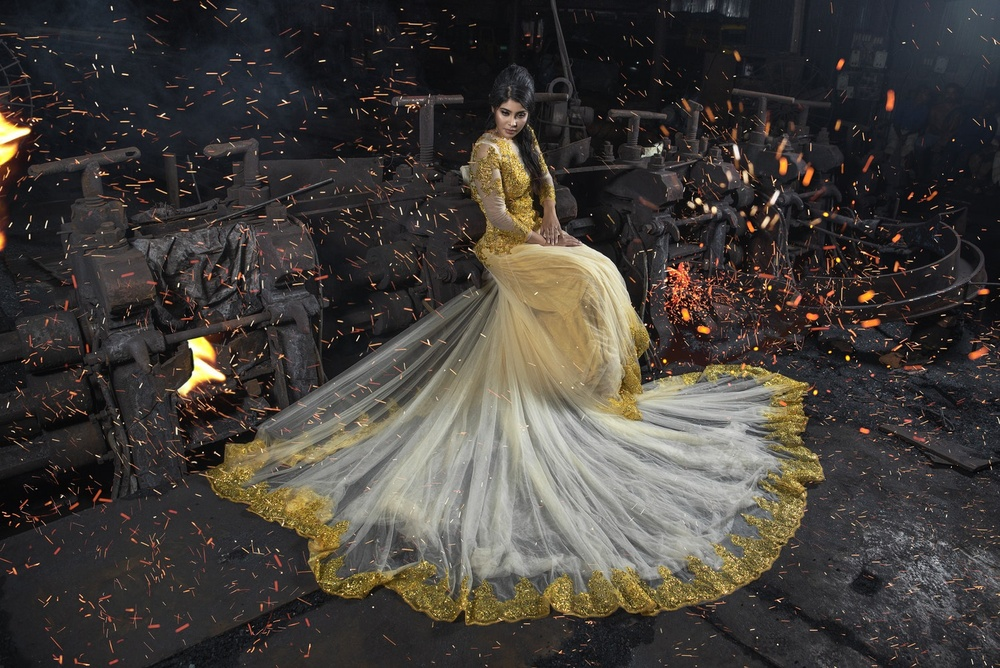
#> input picture Organized codes/test.jpeg, 1000 x 668 px, shrunk from 1498 x 1000 before the run
$ jupyter execute --allow-errors 'Core DSP.ipynb'   (shell and % lines are left out)
#> lines starting #> are read from the running program, lines starting #| are printed output that depends on the picture
# ------------------------------------------------- Core DSP: -----------------------------------------

### Task#07: Implement some basic systems like Adder, Multiplier, Delay, Advanced, Fold etc.

[cell 1]
import matplotlib.pyplot as plt
fig = plt.figure(figsize= [16,9])

[cell 2]
def Adder(x1,ind1,x2,ind2):
#> called with ind1 = 4, ind2 = 3
    mn = max(ind1,ind2)
    l1 = len(x1)
    l2 = len(x2)
    mx = max(l1-ind1,l2-ind2)
    l = len(x1)
    y = []
    for i in range(-mn,mx,1):
        v1 = 0
        v2 = 0
        j = ind1 + i
        if j >= 0 and j < l1:
            v1 = x1[j]
        j = ind2+i
        if j >= 0 and j < l2:
            v2 = x2[j]
        v = v1+v2
        y.append(v)
    return y, mn

def Constant_Multiplier(mul, x):
#> called with mul = 5
    l = len(x)
    y = []
    for i in range(l):
        y.append( (x[i]) * mul )
    return y

def Multiplier(x1,ind1,x2,ind2):
#> called with ind1 = 4, ind2 = 3
    mn = max(ind1,ind2)
    l1 = len(x1)
    l2 = len(x2)
    mx = max(l1-ind1,l2-ind2)
    l = len(x1)
    y = []
    for i in range(-mn,mx,1):
        v1 = 0
        v2 = 0
        j = ind1 + i
        if j >= 0 and j < l1:
            v1 = x1[j]
        j = ind2+i
        if j >= 0 and j < l2:
            v2 = x2[j]
        v = v1*v2
        y.append(v)
    return y, mn


def Delay(d, x, ind):
#> called with d = 3, ind = 4
    ind = ind-d
    mn = min(ind,0)
    l = len(x)
    y = []
    for i in range(mn,l,1):
        if i < 0:
            y.append(0)
        else:
            y.append(x[i])
    return y, max(ind,0)

def Advance(d, x, ind):
#> called with d = 3, ind = 4
    ind = ind+d
    l = len(x)
    mx = max(ind,l-1)
    y = []
    for i in range(0,mx+1,1):
        if i >= l:
            y.append(0)
        else:
            y.append(x[i])
    return y, ind

def Fold(x,ind):
    return x[::-1], ind

x1 = [1,2,3,4,5,6,7,8,]
indx1 = 4
x2 = [5,6,4,7,9,2,3,4,1]
indx2 = 3
d = 2
mul = 5
a = 2

y,mn = Adder(x1,indx1,x2,indx2)
print("Adder: ",y, ";    new index: ", mn)
print("Multiplier: ",Constant_Multiplier(mul, x1), ";    new index: ",indx1)
y1,mn1 = Multiplier(x1,indx1,x2,indx2)
print("Multiplier: ",y1,";    new index: ", mn1)
y2,mn2 = Delay(3,x1,indx1)
print("Delay: ",y2,";    new index: ", mn2)
y3,mn3 = Advance(3,x1,indx1)
print("Advance: ",y3,";    new index: ", mn3)
y4,mn4 = Fold(x1,indx1)
print("Fold: ",y4,";    new index: ", mn4)

### Task#08: Implement Moving average filter, Median Filter, Accumulator etc.

[cell 3]
def movingAverage(values,window):
    weigths = np.repeat(1.0, window)/window
    m = np.convolve(values, weigths, 'valid')
    #print ("m: ",m)
    return m

signal = [1,6,3,5,7,11,13,5,6,7,10,9,4,6,5,7,5 ,8,9,12,10]
fig = plt.figure(figsize= [20,10])
plt.subplot(2,1,1)
plt.title("Moving Average Filter", fontweight="bold", fontsize= 20)
#> (the rest of this cell did not finish here and is left out)

### Task#09: Convolution

[cell 4]
import scipy.signal
fig = plt.figure(figsize= [16,9])

h=[1,2,1,-1]
x=[1,2,3,1]

#> (the rest of this cell did not finish here and is left out)

### Task#10: program to find the DFT/IDFT

[cell 5]
import numpy.fft as DFT ### Getting DFT using fft
N = 100
f=1/10
#> (the rest of this cell did not finish here and is left out)

### Tasks#11: DFT/IDFT -> Composite Sinusoidal Signal to see the frequencies

[cell 6]
import numpy.fft as DFT ### Getting DFT using fft
N = 100
f=1/10
#> (the rest of this cell did not finish here and is left out)

### Task#12: Read a .wav, img file and plot them, play / open them. Then apply DFT.

[cell 7]
import matplotlib.pyplot as plt
from scipy.io import wavfile as wav
from scipy.fftpack import fft
import numpy as np


#### READ WAV FILE ===
#> (the rest of this cell did not finish here and is left out)

[cell 8]
import numpy, scipy, sklearn, librosa, urllib, IPython.display
import matplotlib.pyplot as plt
# plt.rcParams['figure.figsize'] = (14,4)
import librosa.display
#> (the rest of this cell did not finish here and is left out)

### image plot

[cell 9]
import matplotlib.pyplot as plt
import matplotlib.image as mpimg
img=mpimg.imread('test.jpeg')
#> img is the input picture: shape (668, 1000, 3); mean R, G, B 67.3, 62.7, 58.1
imgplot = plt.imshow(img)
plt.colorbar()
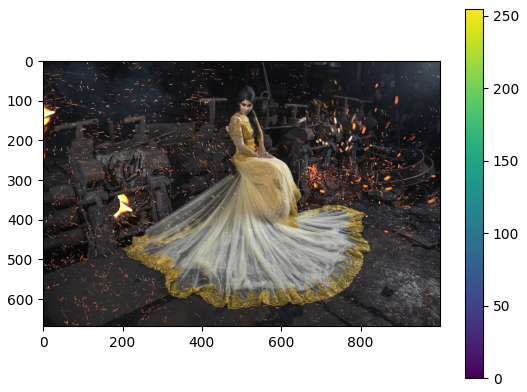
#> figure drawn by matplotlib, 2 panels
